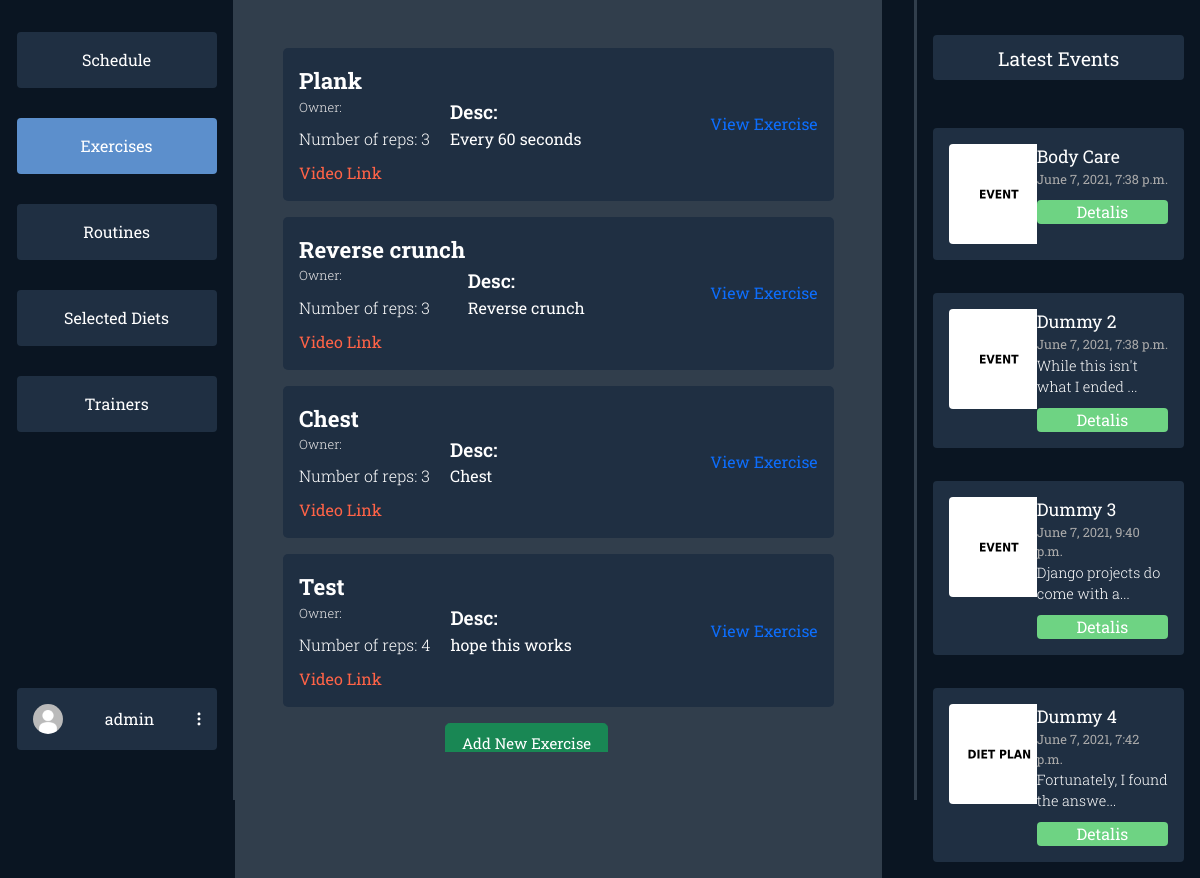
The page /dashboard/exercises/ (signed in) on the database its author committed.
### users/models.py (models this page shows, shortened)
class Profile(models.Model):
    user = models.OneToOneField(User, on_delete=models.CASCADE)
    profile_photo = models.ImageField(
        upload_to='media/profiles/', default='profiles/default.jpg')
    height = models.FloatField(default=170.0)
    weight = models.FloatField(default=60.0)
    weight_goal = models.FloatField(default=70.0)
    GENDER_CHOICES = (('F', 'Female'), ('M', 'Male'), ('O', 'Other'))
    gender = models.CharField(
        max_length=9, choices=GENDER_CHOICES, default=GENDER_CHOICES[0])
    FREQUENCY = (
        ('3x', '3 Times a Week'),
        ('4x', '4 Times a Week'),
        ('5x', '5 Times a Week'),
        ('6x', '6 Times a Week'),
    )
    week_frequency = models.CharField(
        max_length=20, choices=FREQUENCY, default=FREQUENCY[0])
    profile_complete = False

### dashboards/models.py (models this page shows, shortened)
class Exercise(models.Model):
    routine = models.ManyToManyField(Routine)
    selected_by = models.ManyToManyField(User)
    title = models.CharField(max_length=60, blank=True)
    reps = models.IntegerField(default=3, blank=True)
    desc = models.TextField(blank=True)
    link = models.CharField(max_length=300, blank=True)

class Event(models.Model):
    title = models.CharField(max_length=60, blank=True)
    date = models.DateTimeField(default=datetime.now(), blank=True)
    desc = models.TextField(blank=True)
    thumbnail = models.ImageField(
        upload_to='events/', default='events/default.jpg')

### dashboards/user_views.py (the view)
# urls.py: path('exercises/', user_views.exercises,
@login_required(login_url='login')
def exercises(request):
    events = Event.objects.all()[:4]
    exercises = Exercise.objects.all()
    context = {'options': EXERCISES_NAV,
               'events': events, 'exercises': exercises}
    return render(request, 'dashboards/user/exercises.html', context)

### dashboards/templates/dashboards/user/exercises.html (shortened to what this page needs)
{% extends 'dashboards/user/dashboard.html' %}
{% load static %}
{% block styles %}
<link rel="stylesheet" href="{% static 'css/dashboards/exercises.css' %}">
{% endblock styles %}
{% block middle %}
<div class="exercises">
{% for exercise in exercises %}
    <div class="exercise-card">
        <div class="left-exercise-card">
            <div class="exercise-title">{{exercise.title}}</div>
            {% if exercise.owner.first_name and exercise.owner.last_name %}
            <div class="exercise-owner">Owner: {{exercise.owner.first_name}} {{exercise.owner.last_name}}</div>
            {% else %}
            <div class="exercise-owner">Owner: {{exercise.owner.username}}</div>
            {% endif %}
            <div class="exercise-reps">Number of reps: {{exercise.reps}}</div>
            <div class="exercise-link"><a href="{{exercise.link}}">Video Link</a></div>
        </div>
        <div class="right-exercise-card">
            <div class="exercise-desc-title">Desc:</div>
            <div class="exercise-desc">{{exercise.desc}}</div>
        </div>
        <a href="{% url 'userdashboard-exercise-details' exercise.id %}">View Exercise</a>
    </div>
{% endfor %}
<div class="container">
    <a class="btn btn-success btn-lg" href="{% url 'create-exercise' %}">Add New Exercise</a>
    </div>
</div>
{% endblock middle %}

### dashboards/templates/dashboards/user/dashboard.html (shortened to what this page needs)
{% load static %}
<html>
  <head>
    <link href="https://cdn.jsdelivr.net/npm/bootstrap@5.0.1/dist/css/bootstrap.min.css" rel="stylesheet">
    <link rel="stylesheet" href="{% static 'css/dashboards/main.css' %}">
    {% block styles %}
    {% endblock styles %}
  </head>
  <body>
  {% block content %}
  {% if user.is_authenticated %}
  <div class="mycontainer">
    <div class="navigation">
      <div class="nav-col">
        <div class="options">
          {% for key, item in options.items %}
            {% if item.isActive %}
            <a class="option-active" href="/dashboard/{{item.url}}">{{ item.name }}</a>
            {% else %}
            <a class="option" href="/dashboard/{{item.url}}">{{ item.name }}</a>
            {% endif %}
          {% endfor %}
        </div>
        <div class="profile-wrapper">
          <div class="user-btn">
            <div class="profile-pic"><img src="{{ user.profile.profile_photo.url }}" alt=""></div>
            {% if user.first_name %}
            <span>{{user.get_full_name}}</span>
            {% else %}
            <span>{{user.username}}</span>
            {% endif %}
            <div class="three-dot"><img src="{% static 'svg/3dots.svg' %}" alt=""></div>
          </div>
        </div>
      </div>
      <div class="divider"></div>
    </div>
    <div class="middle">
    {% block middle %}
    {% endblock middle %}
    </div>
    <div class="events-section">
      <div class="divider"></div>
      <div class="events">
        <div class="latest">
          Latest Events
        </div>
        <div class="items overflow-auto">
        {% for item in events %}
          <div class="event-item">
            <div class="event-item-left">
              <div class="event-thumb"><img src="{{item.thumbnail.url}}"></div>
            </div>
            <div class="event-item-right">
              <div class="title">{{item.title}}</div>
              <div class="date">{{item.date}}</div>
              {% if item.desc|length > 30 %}
                <div class="desc">{{item.desc|slice:":30"}}...</div>
              {% else %}
                <div class="desc">{{item.desc}}</div>
              {% endif %}
              <div class="details">Detalis</div>
            </div>
          </div>
        {% endfor %}
        </div>
      </div>
    </div>
  </div>
  {% endif %}
  {% endblock content %}
  </body>
<html>

### static/css/dashboards/main.css (style rules this page uses)
* { margin: 0; font-family: "Roboto Slab", serif; overflow: hidden; }
body { background-color: #0a1522; }
.mycontainer { display: flex; flex-direction: row; justify-content: space-between; }
.navigation { width: 20vw; }
.nav-col { display: flex; flex-direction: column; align-items: flex-end; margin: 1em; }
.options { margin-left: 7em; display: flex; flex-direction: column; justify-content: space-between; margin-top: 1em; height: 400px; }
.option { background-color: #1f2f42; color: #fff; padding: 1em; padding-right: 1em; padding-left: 1em; width: 200px; text-align: center; border-radius: 4px; }
a { text-decoration: none; }
.option-active { background-color: #5c8fcc; color: #fff; padding: 1em; padding-right: 1em; padding-left: 1em; width: 200px; text-align: center; border-radius: 4px; }
.user-btn { background-color: #1f2f42; color: #fff; padding: 1em; padding-right: 1em; padding-left: 1em; width: 200px; text-align: center; border-radius: 4px; margin-top: 16em; display: flex; flex-direction: row; align-items: center; justify-content: space-between; }
.profile-pic img { height: 30px; border-radius: 50%; width: auto; }
.navigation { display: flex; flex-direction: row; }
.divider { background-color: #313e4c; width: 4px; height: 100vh; margin: 0; padding: 0; z-index: 10; }
.middle { margin-right: 2em; width: 55vw; background-color: #313e4c; }
.events-section { margin-right: 1em; width: 23vw; display: flex; flex-direction: row; }
.event-thumb img { width: 100px; height: auto; border-radius: 4px; }
.latest { margin-top: 1em; background-color: #1f2f42; color: white; border-radius: 4px; padding: 0.5em 1em 0.5em 1em; text-align: center; font-size: 1.2em; }
.events { margin-top: 1em; margin-left: 1em; display: flex; flex-direction: column; color: white; width: 100%; }
.items { height: 200px; max-height: 800px; margin-top: 2em; display: flex; flex-direction: column; justify-content: space-between; height: 100%; }
.event-item { background-color: #1f2f42; border-radius: 4px; padding: 1em; display: flex; flex-direction: row; margin: 1em 0 1em 0; }
.event-item-left { width: 40%; }
.event-item-right { width: 60%; }
.event-item-right .title { font-size: 1.1em; }
.event-item-right .date { font-size: 0.8em; color: rgb(170, 170, 170); }
.event-item-right .desc { font-weight: 300; font-size: 0.9em; }
.event-item-right .details { margin-top: 10px; background-color: #6ed383; border-radius: 4px; text-align: center; }

### static/css/dashboards/exercises.css (style rules this page uses)
.exercises { display: grid; gap: 1em; width: 100%; padding: 3em; height: 100vh; overflow-y: scroll; }
.exercise-card { padding: 1em; display: flex; flex-direction: row; align-items: center; justify-content: space-between; color: white; min-height: 150px; max-height: 200px; border-radius: 5px; background-color: #1f2f42; }
.left-exercise-card { flex-direction: column; align-items: flex-start; justify-content: space-between; }
.right-exercise-card { flex-direction: column; align-items: flex-end; width: 20vw; }
.exercise-desc-title { font-size: 1.2em; font-weight: 600; }
.exercise-desc { font-weight: 400; }
.exercise-title { font-size: 1.4em; font-weight: bold; }
.exercise-owner { font-size: 0.8em; color: rgb(236, 234, 234); font-weight: 300; margin-bottom: 10px; }
.exercise-link { margin-top: 10px; }
.exercise-link a { color: tomato; }
.exercise-reps { font-size: 1em; font-weight: 300; }
.btn { font-size: 15px; margin-left: 10em; }

### rows shown on the page
Exercise: title "Plank", reps "3", desc "Every 60 seconds"
Exercise: title "Reverse crunch", reps "3", desc "Reverse crunch"
Exercise: title "Chest", reps "3", desc "Chest"
Exercise: title "Test", reps "4", desc "hope this works"
Event: thumbnail (placeholder picture), title "Body Care", date "June 7, 2021, 7:38 p.m."
Event: thumbnail (placeholder picture), title "Dummy 2", date "June 7, 2021, 7:38 p.m.", desc "While this isn't what I ended"
Event: thumbnail (placeholder picture), title "Dummy 3", date "June 7, 2021, 9:40 p.m.", desc "Django projects do come with a"
Event: thumbnail (placeholder picture), title "Dummy 4", date "June 7, 2021, 7:42 p.m.", desc "Fortunately, I found the answe"

### other values the page prints
{{ item.name }} "Schedule" "Routines" "Selected Diets" "Trainers"
{{ item.name }} "Exercises"
{{ user.username }} "admin"
